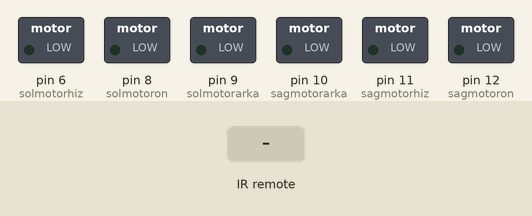
Recording of a sketch running on a simulated Arduino Uno, built with avr-gcc and run on an emulated ATmega328P. Shown: switched loads named in the sketch (green lamp = pin HIGH). Inputs (shaded band) come from the test bench.

Above: at 1.2 s.
1.3 s: infrared code 0xE5139CA7 received
At 1.5 s:
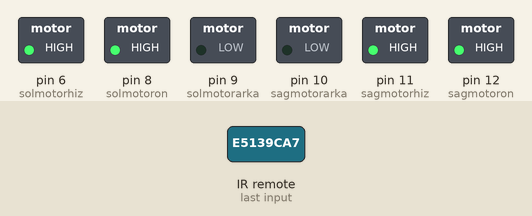
3.2 s: infrared code 0xAD5163FB received
At 3.4 s:
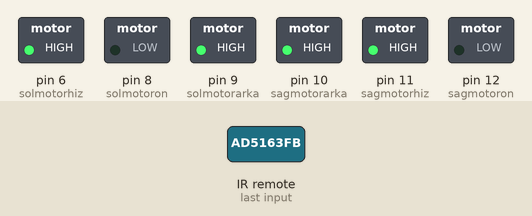
5.1 s: infrared code 0x9912B99A received
At 5.3 s:
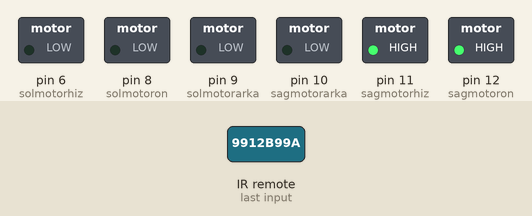
7.0 s: infrared code 0xDB9D3097 received
At 7.2 s:
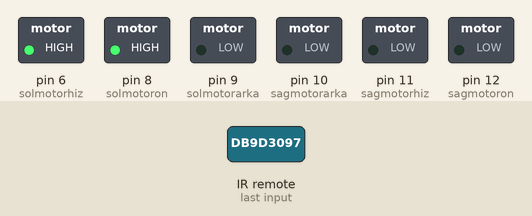
Timing chart, 0 to 9.9 s (numbered marks = the images above; inputs shaded):
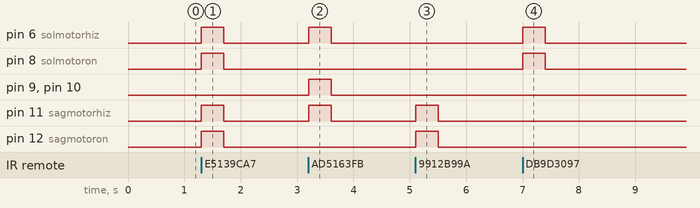

Measured:
- after the input at 1.3 s, pin 6 (solmotorhiz), pin 8 (solmotoron), pin 11 (sagmotorhiz), pin 12 (sagmotoron): LOW → HIGH at once, → LOW 0.40 s later
- after the input at 3.2 s, pin 6 (solmotorhiz), pin 9 (solmotorarka), pin 10 (sagmotorarka), pin 11 (sagmotorhiz): LOW → HIGH at once, → LOW 0.40 s later
- after the input at 5.1 s, pin 11 (sagmotorhiz), pin 12 (sagmotoron): LOW → HIGH at once, → LOW 0.40 s later
- after the input at 7.0 s, pin 6 (solmotorhiz), pin 8 (solmotoron): LOW → HIGH at once, → LOW 0.40 s later

The sketch:

araba_kodu.ino
```cpp
#include <IRremote.h>
#define sagmotorhiz 11
#define solmotorhiz 6
#define sagmotoron 12
#define solmotoron 8
#define sagmotorarka 10
#define solmotorarka 9
#define IR_PIN 2 // Pin for IR receiver

IRrecv irrecv(IR_PIN);
decode_results results;

void setup()
{
  pinMode(sagmotorhiz, OUTPUT);
  pinMode(solmotorhiz, OUTPUT);
  pinMode(sagmotoron, OUTPUT);
  pinMode(solmotoron, OUTPUT);
  pinMode(sagmotorarka, OUTPUT);
  pinMode(solmotorarka, OUTPUT);
  irrecv.enableIRIn(); // Start the IR receiver
}

void loop()
{
 if (irrecv.decode(&results)) {
    switch(results.value) {
      case 0xE5139CA7: // Forward
        ileri();
        delay(400);
        dur();
        break;
      case 0xAD5163FB: // Backward
        geri();
        delay(400);
        dur();
        break;
      case 0x9912B99A: // Right
        sag();
        delay(400);
        dur();
        break;
      case 0xDB9D3097: // Left
        sol();
        delay(400);
        dur();
        break;
      case 0xB411F6DE:// stop
        dur();
        break;
    }
    irrecv.resume(); // Receive the next value
  }
  delay(5); // Delay to avoid overwhelming the IR receiver
}

void ileri()
{
  analogWrite(sagmotorhiz, 255);
    digitalWrite(sagmotoron, 1);
  digitalWrite(sagmotorarka, 0);

  analogWrite(solmotorhiz, 255);
  digitalWrite(solmotoron, 1);
  digitalWrite(solmotorarka, 0);
}

void sag()
{
   analogWrite(sagmotorhiz, 255);
   digitalWrite(sagmotoron, 1);
   digitalWrite(sagmotorarka, 0);

  analogWrite(solmotorhiz, 0);
   digitalWrite(solmotoron, 0);
   digitalWrite(solmotorarka, 0);
}
void sol()
{
   analogWrite(sagmotorhiz, 0);
   digitalWrite(sagmotoron, 0);
   digitalWrite(sagmotorarka, 0);

  analogWrite(solmotorhiz, 255);
   digitalWrite(solmotoron, 1);
   digitalWrite(solmotorarka, 0);
}
void geri()
{
   analogWrite(sagmotorhiz, 255);
   digitalWrite(sagmotoron, 0);
   digitalWrite(sagmotorarka, 1);

  analogWrite(solmotorhiz, 255);
   digitalWrite(solmotoron,0);
   digitalWrite(solmotorarka, 1);
}
void dur()
{
   analogWrite(sagmotorhiz, 0);
   digitalWrite(sagmotoron, 0);
   digitalWrite(sagmotorarka, 0);

  analogWrite(solmotorhiz, 0);
   digitalWrite(solmotoron,0);
   digitalWrite(solmotorarka, 0);
}
```
